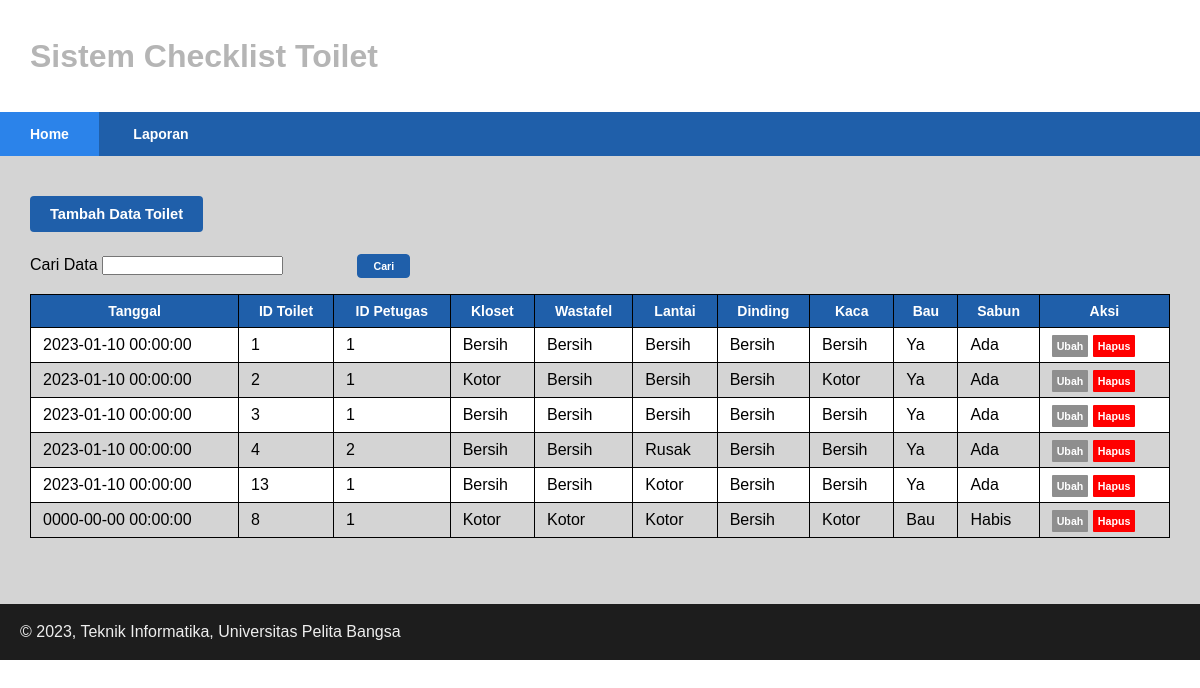
Screenshot of /LabUASWeb/index.php with the database file from the repository.
### tables this page shows
CREATE TABLE `checklist` (
  `id` int(11) NOT NULL,
  `tanggal` datetime DEFAULT NULL,
  `toilet_id` int(11) NOT NULL,
  `kloset` varchar(10) DEFAULT NULL,
  `wastafel` varchar(10) DEFAULT NULL,
  `lantai` varchar(10) DEFAULT NULL,
  `dinding` varchar(10) DEFAULT NULL,
  `kaca` varchar(10) DEFAULT NULL,
  `bau` varchar(10) DEFAULT NULL,
  `sabun` varchar(10) DEFAULT NULL,
  `users_id` int(11) NOT NULL
);

### LabUASWeb/index.php (the view, shortened to what this page needs)
<?php
include("koneksi.php");
$q = "";
$sql = 'SELECT * FROM checklist ';
$result = mysqli_query($conn, $sql);
?>
<!DOCTYPE html>
<html lang="en">
<head>
    <link href="style.css" rel="stylesheet" type="text/css" />
</head>
<body>
    <div>
        <header>
            <h1>Sistem Checklist Toilet</h1>
        </header>
        <nav>
            <a href="index.php?page=1" li class=active>Home</a>
            <a href="laporan.php">Laporan</a>
        </nav>
        <div class="container">
            <tr>
                <a href="tambah.php?id=" class="buttontambah">Tambah Data Toilet</a> <br><br><br>
            </tr>
            <form action="" method="get">
                <label for="q">Cari Data </label>
                <input type="text" id="q" name="q" class="input-q" value="<?php echo $q ?>">
                <input type="submit" name="submit" value="Cari" class="buttoncari"> <br><br>
            </form>
            <table class="table table-striped table-hover">
            <tr>
                <th>Tanggal</th>
                <th>ID Toilet</th>
                <th>ID Petugas</th>
                <th>Kloset</th>
                <th>Wastafel</th>
                <th>Lantai</th>
                <th>Dinding</th>
                <th>Kaca</th>
                <th>Bau</th>
                <th>Sabun</th>
                <th>Aksi</th>
            </tr>
            <?php if($result): ?>
            <?php while($row = mysqli_fetch_array($result)): ?>
            <tr>
                <td><?= $row['tanggal'];?></td>
                <td><?= $row['toilet_id'];?></td>
                <td><?= $row['users_id'];?></td>
                <td><?= $row['kloset'];?></td>
                <td><?= $row['wastafel'];?></td>
                <td><?= $row['lantai'];?></td>
                <td><?= $row['dinding'];?></td>
                <td><?= $row['kaca'];?></td>
                <td><?= $row['bau'];?></td>
                <td><?= $row['sabun'];?></td>
                <td>
                    <a class="button1" href="ubah.php?id=<?= $row['id'];?>">Ubah</a>
                    <a class="button2" href="hapus.php?id=<?= $row['id'];?>">Hapus</a>
                </td>
            </tr>
            <?php endwhile; else: ?>
            <tr>
                <td colspan="7">Belum ada data</td>
            </tr>
            <?php endif; ?>
            </table><br>
        </div>
        <footer>
            <p>&copy; 2023, Teknik Informatika, Universitas Pelita Bangsa</p>
        </footer>
    </div>
</body>
</html>

### LabUASWeb/style.css (style rules this page uses)
* { margin: 0; padding: 0; }
body { line-height:1; font-size:100%; font-family:'Open Sans', sans-serif; color:#000000; }
.container { background-color: #d4d4d4; padding: 50px 30px; }
nav { display: block; background-color: #1f5faa; }
nav a { padding: 15px 30px; display: inline-block; color: #ffffff; font-size: 14px; text-decoration: none; font-weight: bold; }
nav a.active, nav a:hover { background-color: #2b83ea; }
a,a:hover { text-decoration:none; }
header { padding: 20px; }
header h1 { margin: 20px 10px; color: #b5b5b5; }
input[type="submit"] { position: relative; border-radius: 4px; border: 1px solid #1f5faa; background-color: #1f5faa; color: #ffffff; font-weight: bold; padding: 5px 15px; }
footer { clear:both; background-color:#1d1d1d; padding:20px; color:#eee; }
body { font-family: sans-serif; }
table { border-collapse: collapse; width: 100%; }
th, td { border: 1px solid rgb(0, 0, 0); font-size: 16px; padding: 9px 12px; }
table th { background:#1f5faa; color:#ffffff; font-weight:bold; font-size:14px; }
table tr:nth-child(even) { background:#ffffff; }
.buttontambah { background: #1f5faa; color: #ffffff; font-size: 11pt; font-weight: bold; border: none; border-radius: 4px; padding: 10px 20px; }
.buttoncari { position: relative; left: 70px; background: #1f5faa; color: #ffffff; font-size: 8pt; font-weight: bold; border: none; border-radius: 4px; }
.button1 { background: #8e8e8e; color: #ffffff; font-size: 8pt; font-weight: bold; width: 10%; border: none; border-radius: 1px; padding: 5px 5px; }
.button2 { background: #ff0000; color: #ffffff; font-size: 8pt; font-weight: bold; width: 10%; border: none; border-radius: 1px; padding: 5px 5px; }

### rows the page displays
checklist: tanggal "2023-01-10 00:00:00", toilet "1", users "1", kloset "Bersih", wastafel "Bersih", lantai "Bersih", dinding "Bersih", kaca "Bersih", bau "Ya", sabun "Ada"
checklist: tanggal "2023-01-10 00:00:00", toilet "2", users "1", kloset "Kotor", wastafel "Bersih", lantai "Bersih", dinding "Bersih", kaca "Kotor", bau "Ya", sabun "Ada"
checklist: tanggal "2023-01-10 00:00:00", toilet "3", users "1", kloset "Bersih", wastafel "Bersih", lantai "Bersih", dinding "Bersih", kaca "Bersih", bau "Ya", sabun "Ada"
checklist: tanggal "2023-01-10 00:00:00", toilet "4", users "2", kloset "Bersih", wastafel "Bersih", lantai "Rusak", dinding "Bersih", kaca "Bersih", bau "Ya", sabun "Ada"
checklist: tanggal "2023-01-10 00:00:00", toilet "13", users "1", kloset "Bersih", wastafel "Bersih", lantai "Kotor", dinding "Bersih", kaca "Bersih", bau "Ya", sabun "Ada"
checklist: tanggal "0000-00-00 00:00:00", toilet "8", users "1", kloset "Kotor", wastafel "Kotor", lantai "Kotor", dinding "Bersih", kaca "Kotor", bau "Bau", sabun "Habis"
